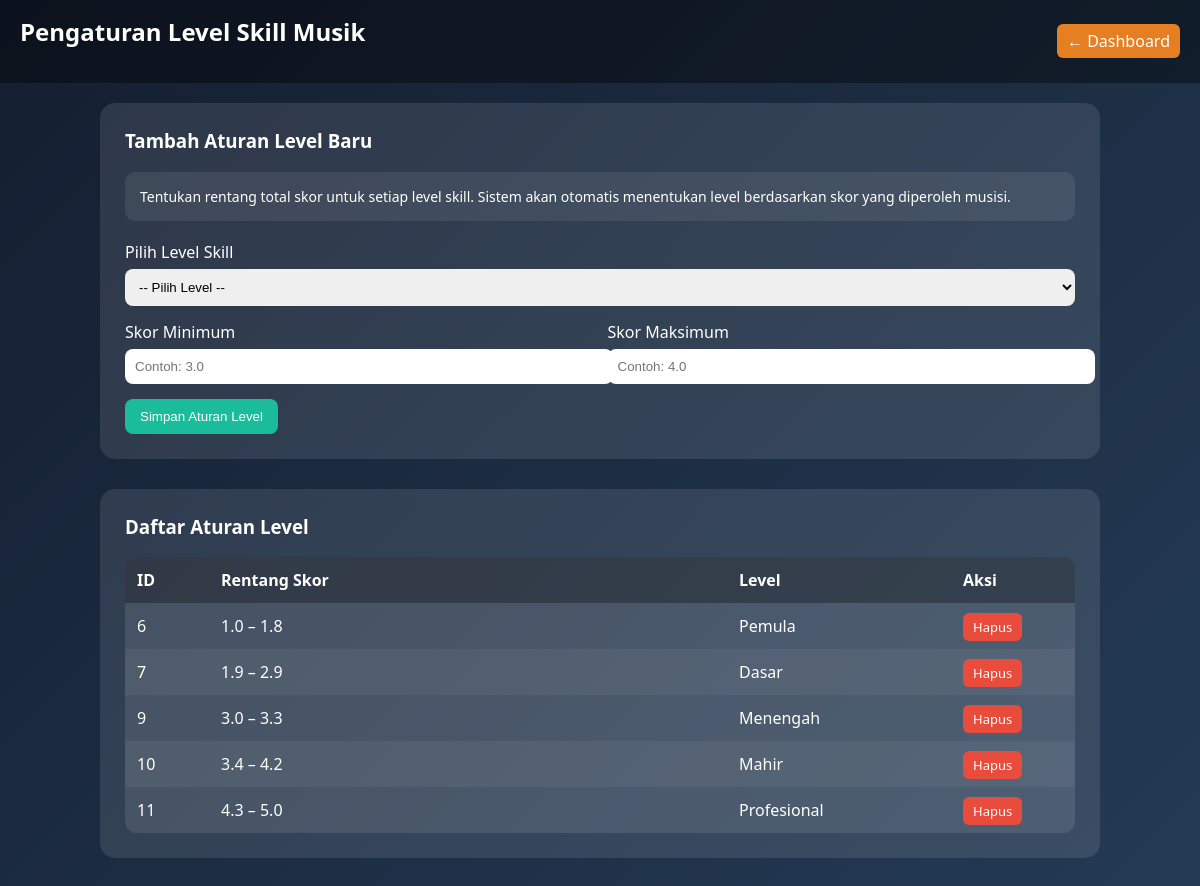
The page /index.php?page=kelola_rule (signed in) on the database its author committed.
### tables this page shows
CREATE TABLE `rule_base` (
  `id_rule` int(11) NOT NULL,
  `min_skor` decimal(3,1) NOT NULL,
  `max_skor` decimal(3,1) NOT NULL,
  `hasil` varchar(50) NOT NULL,
  `created_at` timestamp NOT NULL DEFAULT current_timestamp()
);

### controllers/AdminController.php (called while the page is built, shortened)
<?php
require_once __DIR__ . '/../models/RuleModel.php';
class AdminController {
    private $ruleModel;
    public function __construct() {
        $this->ruleModel       = new RuleModel();
    }
    public function kelolaRule() {
        $rules = $this->ruleModel->getAllSorted();
        require __DIR__ . '/../views/admin/kelola_rule.php';
    }
}

### index.php (called while the page is built, shortened)
<?php
require_once 'routes.php';

### config/database.php (called while the page is built)
<?php
function getConnection() {
    static $pdo;
    if (!$pdo) {
        $pdo = new PDO("mysql:host=localhost;dbname=db_sispak_music", "root", "");
        $pdo->setAttribute(PDO::ATTR_ERRMODE, PDO::ERRMODE_EXCEPTION);
    }
    return $pdo;
}

### models/RuleModel.php (called while the page is built, shortened)
<?php
require_once __DIR__ . '/../config/database.php';
class RuleModel {
    private $db;
    public function __construct() {
        $this->db = getConnection();
    }
    public function getAllSorted() {
        $stmt = $this->db->query("
            SELECT * FROM rule_base
            ORDER BY min_skor ASC
        ");
        return $stmt->fetchAll(PDO::FETCH_ASSOC);
    }
}

### views/admin/kelola_rule.php (the view, shortened to what this page needs)
<!DOCTYPE html>
<html>
<head>
</head>
<body>
<header>
    <h2>Pengaturan Level Skill Musik</h2>
    <a href="index.php?page=admin_dashboard" class="back-btn">← Dashboard</a>
</header>
<div class="container">
    <div class="card">
        <h3>Tambah Aturan Level Baru</h3>
        <div class="info-box">
            Tentukan rentang total skor untuk setiap level skill.
            Sistem akan otomatis menentukan level berdasarkan skor yang diperoleh musisi.
        </div>
        <form method="POST">
            <label>Pilih Level Skill</label>
            <select name="hasil" required>
                <option value="">-- Pilih Level --</option>
            </select>
            <div class="row">
                <div class="col">
                    <label>Skor Minimum</label>
                    <input type="number" step="0.1" name="min_skor" placeholder="Contoh: 3.0" required>
                </div>
                <div class="col">
                    <label>Skor Maksimum</label>
                    <input type="number" step="0.1" name="max_skor" placeholder="Contoh: 4.0" required>
                </div>
            </div>
            <button type="submit">Simpan Aturan Level</button>
        </form>
    </div>
    <div class="card">
        <h3>Daftar Aturan Level</h3>
        <table>
            <thead>
                <tr>
                    <th width="60">ID</th>
                    <th>Rentang Skor</th>
                    <th width="200">Level</th>
                    <th width="100">Aksi</th>
                </tr>
            </thead>
           <tbody>
    <?php if (!empty($rules)): ?>
        <?php foreach ($rules as $r): ?>
            <tr>
                <td><?= $r['id_rule']; ?></td>
                <td>
                    <?= number_format($r['min_skor'],1); ?>
                    –
                    <?= number_format($r['max_skor'],1); ?>
                </td>
                <td><?= htmlspecialchars($r['hasil']); ?></td>
                <td>
                    <a href="index.php?page=hapus_rule&id=<?= $r['id_rule']; ?>"
                       onclick="return confirm('Yakin ingin menghapus aturan ini?')"
                       class="btn-delete">
                       Hapus
                    </a>
                </td>
            </tr>
        <?php endforeach; ?>
    <?php else: ?>
        <tr>
            <td colspan="4">Belum ada aturan level.</td>
        </tr>
    <?php endif; ?>
</tbody>
        </table>
    </div>
</div>
</body>
</html>

### views/admin/kelola_rule.php (style rules this page uses)
body { margin: 0; font-family: 'Segoe UI', sans-serif; background: linear-gradient(135deg, #141e30, #243b55); color: white; }
header { padding: 15px 20px; background: rgba(0,0,0,0.4); display: flex; justify-content: space-between; align-items: center; }
.container { padding: 20px; max-width: 1000px; margin: auto; }
.card { background: rgba(255,255,255,0.1); padding: 25px; border-radius: 15px; margin-bottom: 30px; }
h2, h3 { margin-top: 0; }
label { font-weight: 500; }
input, select { width: 100%; padding: 10px; margin-top: 6px; margin-bottom: 15px; border-radius: 8px; border: none; }
.row { display: flex; gap: 15px; flex-wrap: wrap; }
.col { flex: 1 1 200px; }
button { padding: 10px 15px; background: #1abc9c; border: none; border-radius: 8px; color: white; cursor: pointer; }
table { width: 100%; border-collapse: collapse; background: rgba(255,255,255,0.1); border-radius: 12px; overflow: hidden; }
th, td { padding: 12px; text-align: left; }
th { background: rgba(0,0,0,0.3); }
tr:nth-child(even) { background: rgba(255,255,255,0.05); }
.btn-delete { background: #e74c3c; padding: 5px 10px; border-radius: 6px; text-decoration: none; color: white; font-size: 13px; }
.back-btn { color: white; text-decoration: none; background: #e67e22; padding: 6px 10px; border-radius: 6px; }
.info-box { background: rgba(255,255,255,0.08); padding: 15px; border-radius: 10px; margin-bottom: 20px; font-size: 14px; }

### rows shown on the page
rule_base: id_rule "6", min_skor "1.0", max_skor "1.8", hasil "Pemula"
rule_base: id_rule "7", min_skor "1.9", max_skor "2.9", hasil "Dasar"
rule_base: id_rule "9", min_skor "3.0", max_skor "3.3", hasil "Menengah"
rule_base: id_rule "10", min_skor "3.4", max_skor "4.2", hasil "Mahir"
rule_base: id_rule "11", min_skor "4.3", max_skor "5.0", hasil "Profesional"
